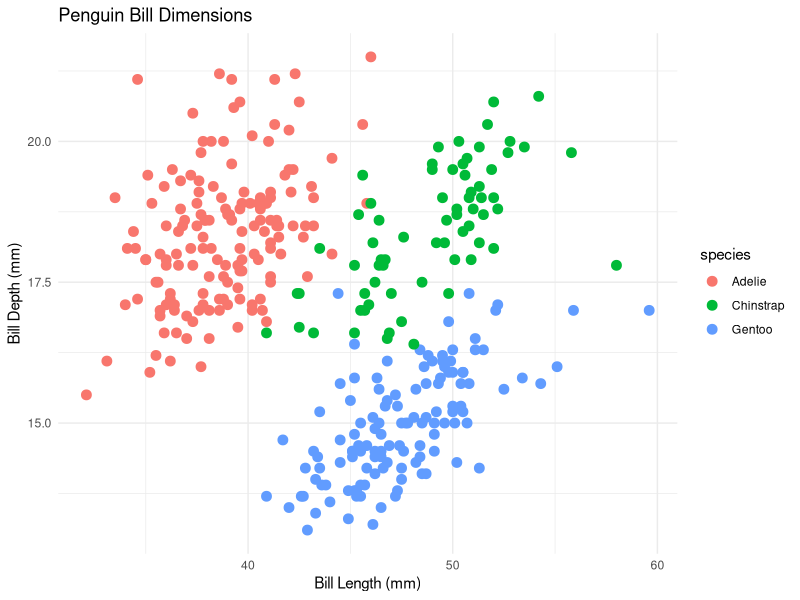
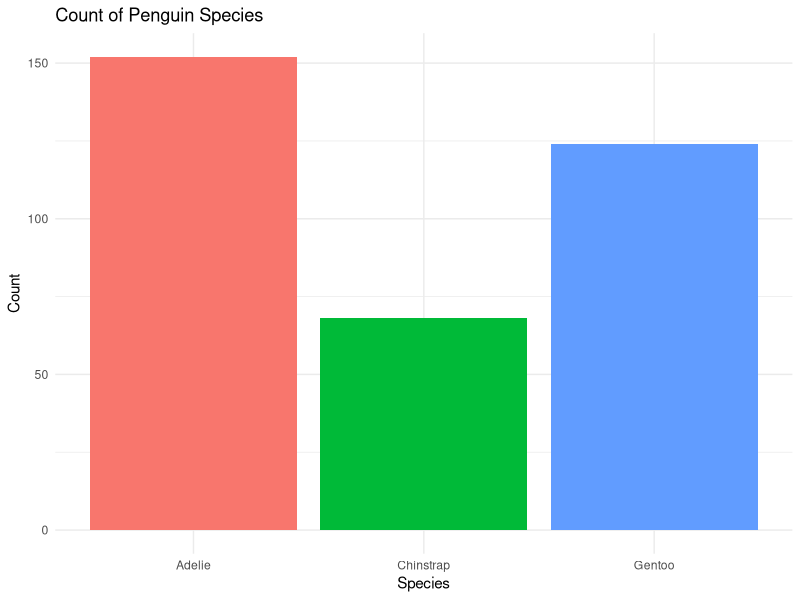

The R script that drew these images, in order:
## ---- chunk 1
library(palmerpenguins)
library(dplyr)

penguins %>%
  group_by(species) %>%
  summarize(
    Count = n(),
    Avg_Bill_Length_mm = mean(bill_length_mm, na.rm = TRUE),
    Avg_Body_Mass_g = mean(body_mass_g, na.rm = TRUE)
  )
## ---- chunk 2
library(ggplot2)

ggplot(penguins, aes(x = bill_length_mm, y = bill_depth_mm, color = species)) +
  geom_point(na.rm = TRUE, size = 3) +
  labs(
    title = "Penguin Bill Dimensions",
    x = "Bill Length (mm)",
    y = "Bill Depth (mm)"
  ) +
  theme_minimal()
## ---- chunk 3
penguins %>%
  count(species) %>%
  ggplot(aes(x = species, y = n, fill = species)) +
  geom_col(show.legend = FALSE) +
  labs(
    title = "Count of Penguin Species",
    x = "Species",
    y = "Count"
  ) +
  theme_minimal()
